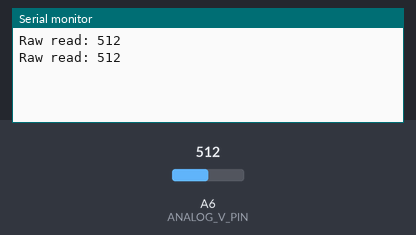
Simulated run of this program. Board: Arduino Pro Mini, built with avr-gcc and run on an emulated ATmega328P. Parts: the last lines printed to the serial monitor. The test bench sets the inputs (shaded band); at power-on: A6 (ANALOG_V_PIN) = 512.

Above: at 2.8 s.
2.9 s: A6 (ANALOG_V_PIN) set to 716
At 3.8 s:
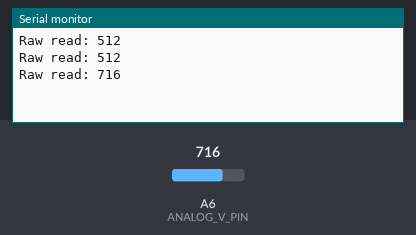
4.4 s: A6 (ANALOG_V_PIN) set to 900
At 5.8 s:
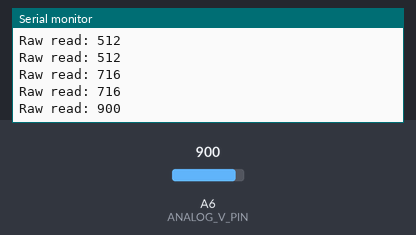
Timing chart, 0 to 7.4 s (numbered marks = the images above; inputs shaded):
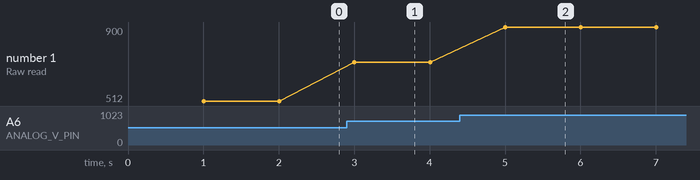

The program:

main.cpp
```cpp
#include <Arduino.h>
#include <Wire.h>
#define I2C_ADDR 0x59
#define ANALOG_V_PIN A6


#define SAMPLE_INTERVAL 1000

unsigned long lastReadStamp = 0;

int rawAnalogRead = -1;

void requestEvent() {
  uint32_t read = analogRead(ANALOG_V_PIN);
  Serial.print("Raw read: ");
  Serial.println(read);
  Wire.write((char *)&read, 4);
}
void setup() {
  Serial.begin(9600);
  Wire.begin(I2C_ADDR);
  Wire.onRequest(requestEvent);
}


void loop()
{
   if (millis() - lastReadStamp > SAMPLE_INTERVAL) {
    uint32_t read = analogRead(ANALOG_V_PIN);
    Serial.print("Raw read: ");
    Serial.println(read);
    lastReadStamp = millis();
  }

}
```

Measured:
- after the input at 2.9 s, the serial monitor: prints a new line after 0.10 s (image 1)
- after the input at 4.4 s, the serial monitor: prints a new line after 0.61 s (image 2)
- plotted number 1: 512 → 716 after the input at 2.9 s, 716 → 900 after the input at 4.4 s
